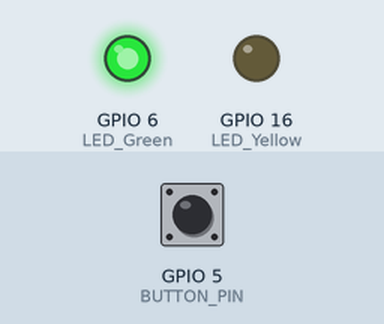
Simulated run of this program. Board: Raspberry Pi (BCM pin numbers). Parts: output pins drawn as LEDs (lit = HIGH). Inputs (shaded band) come from the test bench; at power-on: GPIO 5 (BUTTON_PIN) LOW.

Above: at 1.2 s.
1.3 s: GPIO 5 (BUTTON_PIN) pulled HIGH for 2.35 s
At 1.8 s:
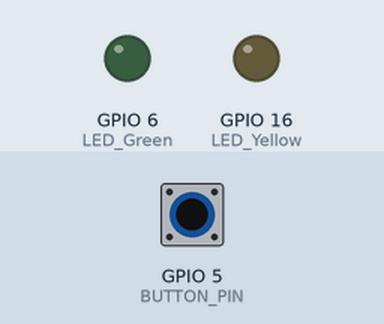
At 2.9 s:
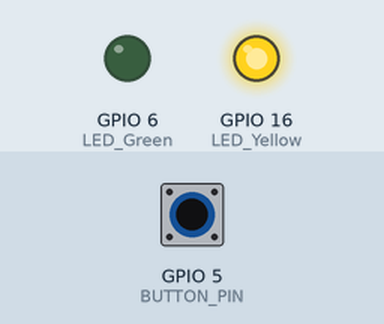
Timing chart, 0 to 12.8 s (numbered marks = the images above; inputs shaded):
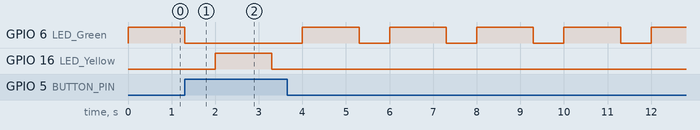

The program:

Opdracht_4c.py
```python
import RPi.GPIO as GPIO
import time

LED_Yellow = 16
LED_Green = 6
BUTTON_PIN = 5

GPIO.setmode(GPIO.BCM)
GPIO.setup(LED_Yellow, GPIO.OUT)
GPIO.setup(LED_Green, GPIO.OUT)
GPIO.setup(BUTTON_PIN, GPIO.IN, GPIO.PUD_DOWN)

# Methode die het gele LEDje laat knipperen
def Yellow_blink():
    GPIO.output(LED_Yellow, GPIO.HIGH)
    time.sleep(1.3)
    GPIO.output(LED_Yellow, GPIO.LOW)
    time.sleep(0.7)

# Methode die het groene LEDje laat knipperen
def Green_blink():
    GPIO.output(LED_Green, GPIO.HIGH)
    time.sleep(1.3)
    GPIO.output(LED_Green, GPIO.LOW)
    time.sleep(0.7)

while True:
    buttonState = GPIO.input(BUTTON_PIN)

    # Als de knop is ingedrukt, gaat het groene ledje uit en de gele wordt aangezet dmv de methode
    if buttonState == GPIO.HIGH:
        GPIO.output(LED_Green, GPIO.LOW)
        Yellow_blink()
    # Als de knop niet is ingedrukt wordt precies het tegenover gestelde gedaan
    elif buttonState == GPIO.LOW:
        GPIO.output(LED_Yellow, GPIO.LOW)
        Green_blink()
```

Measured:
- after the input at 1.3 s, GPIO 16 (LED_Yellow): LOW → HIGH after 0.70 s, → LOW 1.3 s later
- by itself, GPIO 6 (LED_Green): repeats every 2.0 s: HIGH 1.3 s, LOW 0.70 s
